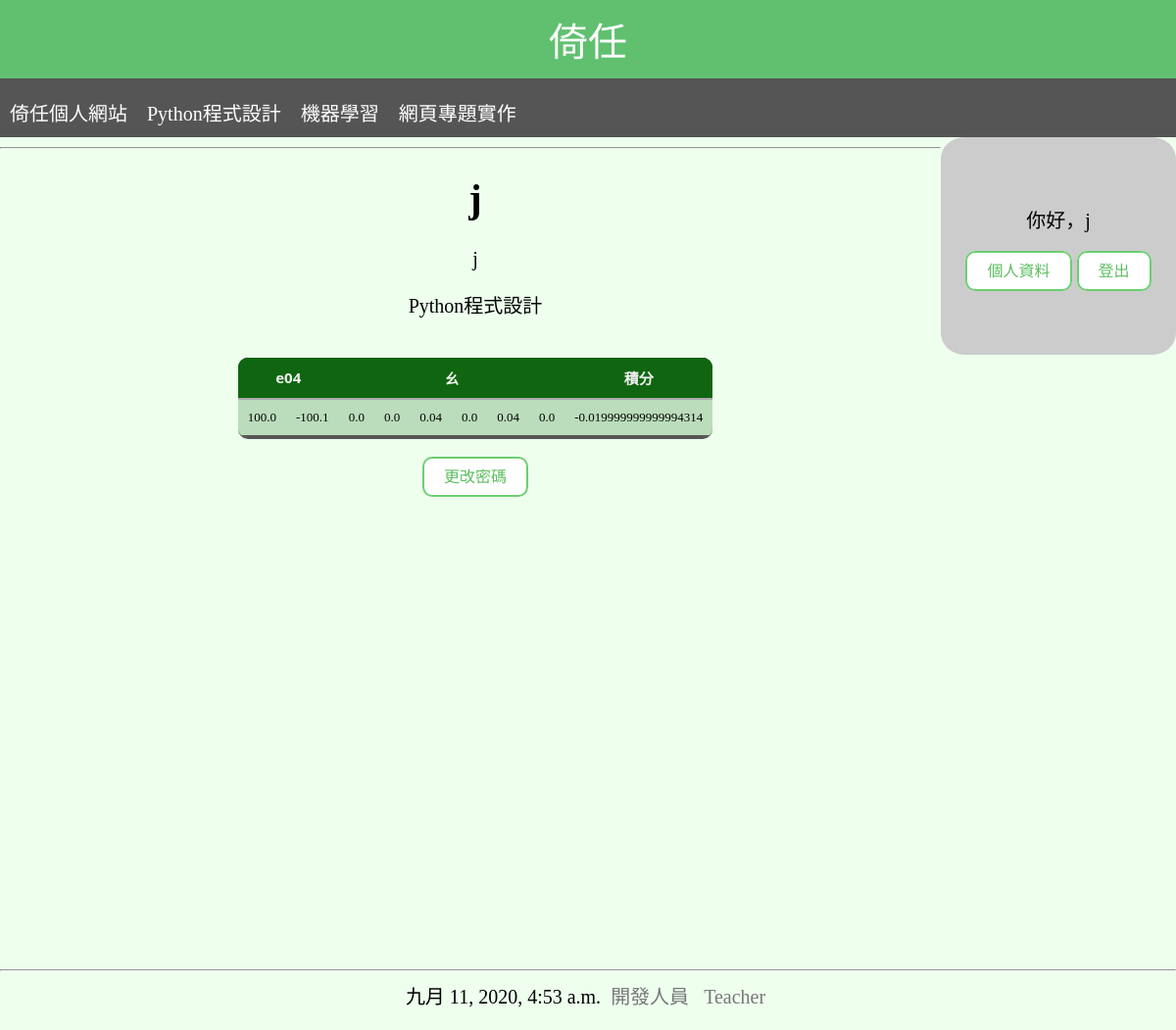
/userpro/ (signed in), run on an earlier commit of the app's database.
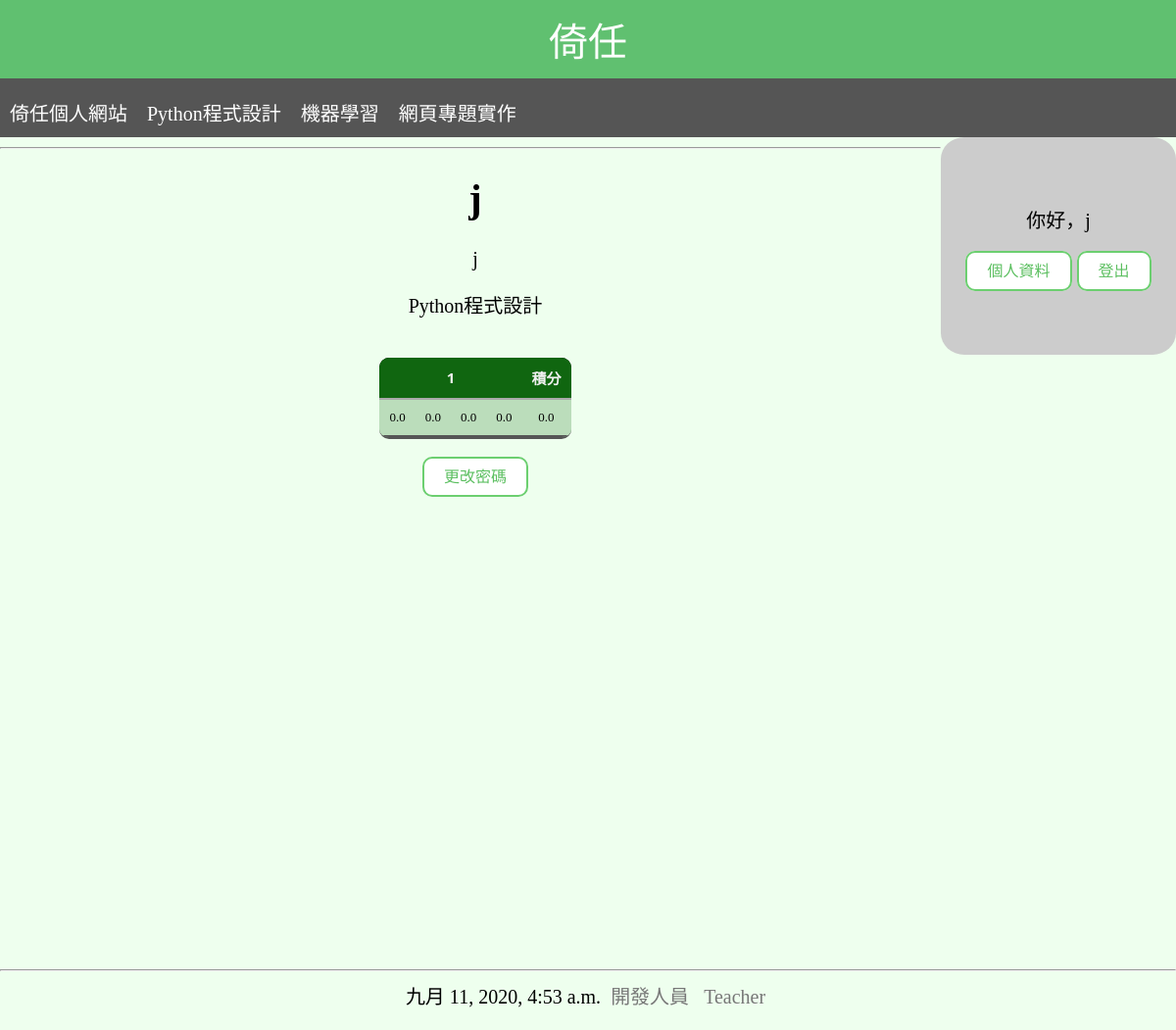
And on a later commit of the database.
### mainsite/models.py (models this page shows, shortened)
class User(models.Model):
    name=models.CharField(max_length=20,null=False)
    class_choices=[
        ('py','Python程式設計'),
        ('ml','機器學習'),
    ]
    course=models.CharField(max_length=2,choices=class_choices)
    password=models.CharField(max_length=20,null=False,default='0000')
    userid=models.CharField(max_length=9,null=True)
    team=models.ForeignKey(Team,on_delete=models.SET_NULL,null=True,blank=True)
    class Meta:
        ordering = ['userid']

class Week(models.Model):
    name=models.CharField(max_length=20 ,unique=True)
    nums=models.IntegerField(null=True)

### mainsite/views.py (the view)
# urls.py: path('userpro/', userpro),
def userpro(request):
    if 'userid' in request.session:
        userid=request.session['userid']
        course=request.session['course']
        name=request.session['name']
    else:
        redirect('/')
    now=datetime.now()
    userid=request.session['userid']
    course=request.session['course']
    name=request.session['name']
    user=User.objects.get(userid=userid)
    weeksum=Week.objects.all().aggregate(Count('name'))["name__count"]
    scors=biweekly.objects.filter(stu=user.id).values()
    weeks=Week.objects.all().order_by('id').values()
    weeknums=[]
    for w in weeks:
        weeknums.append(w['nums'])
    tol=[]
    for i in range(weeksum):
        tol.append([])
        score=biweekly.objects.filter(stu=user.id,week=weeks[i]['id']).order_by('num').values()
        for s in range(weeknums[i]):
            tol[i].append(score[s]['sco'])          #這 tol 做出來是(週數，組數，組員樹，四題的分數)
    aa=0
    for s in scors:
        aa+=s['sco']
    table=[]
    table.append('<tr>')
    for a in range(weeksum):
            for b in range(weeknums[a]):
                table.append(f'<td>{tol[a][b]}</td>')
    table.append(f'<td>{aa}</td></tr>')
    table=''.join(table)
    return TemplateResponse(request, 'userpro.html', locals())

### templates/userpro.html
{% extends "base.html" %}
{% block content %}
    <h1>{{name}}</h1>
    <p>{{userid}}</p>
    <p>{{user.get_course_display}}</p>
    <table id='score' style="text-align: center;display: inline-block;">
        <tr>
            {% for i in weeks %}
                <th colspan="{{i.nums}}">{{i.name}}</th>
            {% endfor %}
            <th>積分</th>
        </tr>
        {{table | safe}}
    </table><br>
    <p>
        <a href="/changepsw/" class="btn">更改密碼</a>
    </p>
{% endblock %}

### templates/base.html (shortened to what this page needs)
<!DOCTYPE html>
<html>
    <head>
    </head>
    <body style="background-color: #eeffee;width: 100%;">
        <div class="homed">
            <a href="/" class="home">倚任</a>
        </div>
        <ul class="menu;sidenav" id="menu">
            <li><a href="https://sites.google.com/site/yirenyeh/home?authuser=0" target="_blank">
                倚任個人網站</a></li>
            <li class="pydropl"><a class="pydrop" href="/mypy/">Python程式設計</a>
            </li>
            <li class="mldropl"><a class="mldrop" href="/myml/">機器學習</a>
            </li>
            <li><a href="https://hackmd.io/xEXGycMzSjSR0_ojvHFquQ?view" target="_blank">網頁專題實作</a></li>
        </ul>{% if not no %}
        <div id="user">
            {% if userid %}
            你好，{{name}}<br>
            <a class="btn" href="/userpro/">個人資料</a>
            <a class="btn" href="/logout/">登出</a>
            {% else %}
            <a class="btn" href="/login/">登入</a>
            {% endif %}
        </div>{% endif %}
        <hr>
        <main id="main">
            <div>
                {% block content %}{% endblock %}
            </div>
        </main>
        <hr/>
        <div style="text-align: center;min-height: 50px;">
            {{now}}   <a class="bottonbut" href="/admin/">開發人員</a> <a class="bottonbut" href='/teacher/'>Teacher</a>
        </div>
    </body>
</html>

What changed in the data, as far as the page shows it:
removed Week: name "e04"
removed Week: name "ㄠ"
added Week: name "1"
Also different on the page:
{{ table | safe }}: "100.0 -100.1 0.0 0.0 0.04 0.0 0.04 0.0 -0.019999999999994314" → "0.0 0.0 0.0 0.0 0.0"
